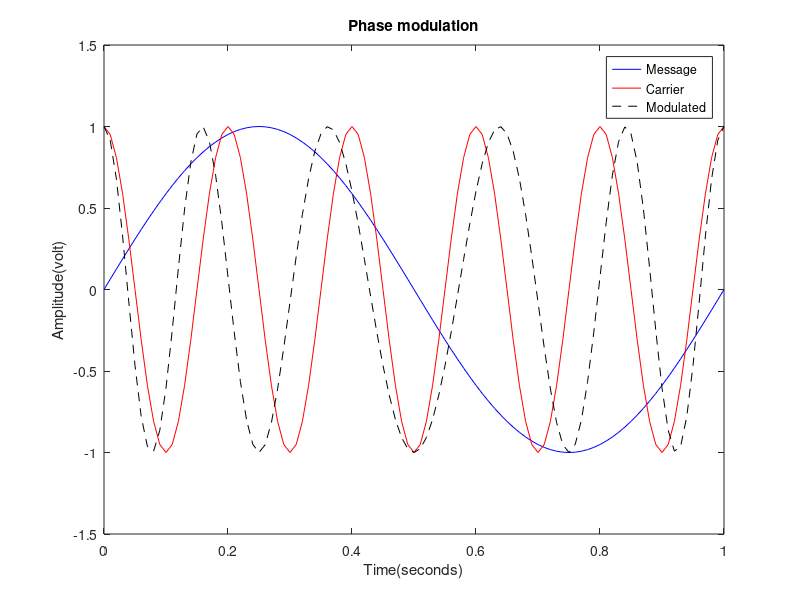

Recreate this plot in MATLAB.
%Question 5
clear all
close all
t = 0:0.01:1;                  % time variable
fc = 5;                        % carrier frequency
%------------------------------------------
% create message signal m(t)
m = sin(2*pi*t);
%------------------------------------------
kp  = pi/2;                 % phase deviation constant
%------------------------------------------------
% modulating the carrier with the message signal
carrier = cos(2*pi*fc*t);
modulated = cos(2*pi*fc*t + kp*m);
%------------------------------------------------
%------------------------------------------------
% Plotting the signals
plot(t,m,'b',t,carrier,'r',t,modulated,'k--')
axis([0 1 -1.5 1.5]);
xlabel('Time(seconds)');
ylabel('Amplitude(volt)');
title('Phase modulation');
legend('Message','Carrier','Modulated');
